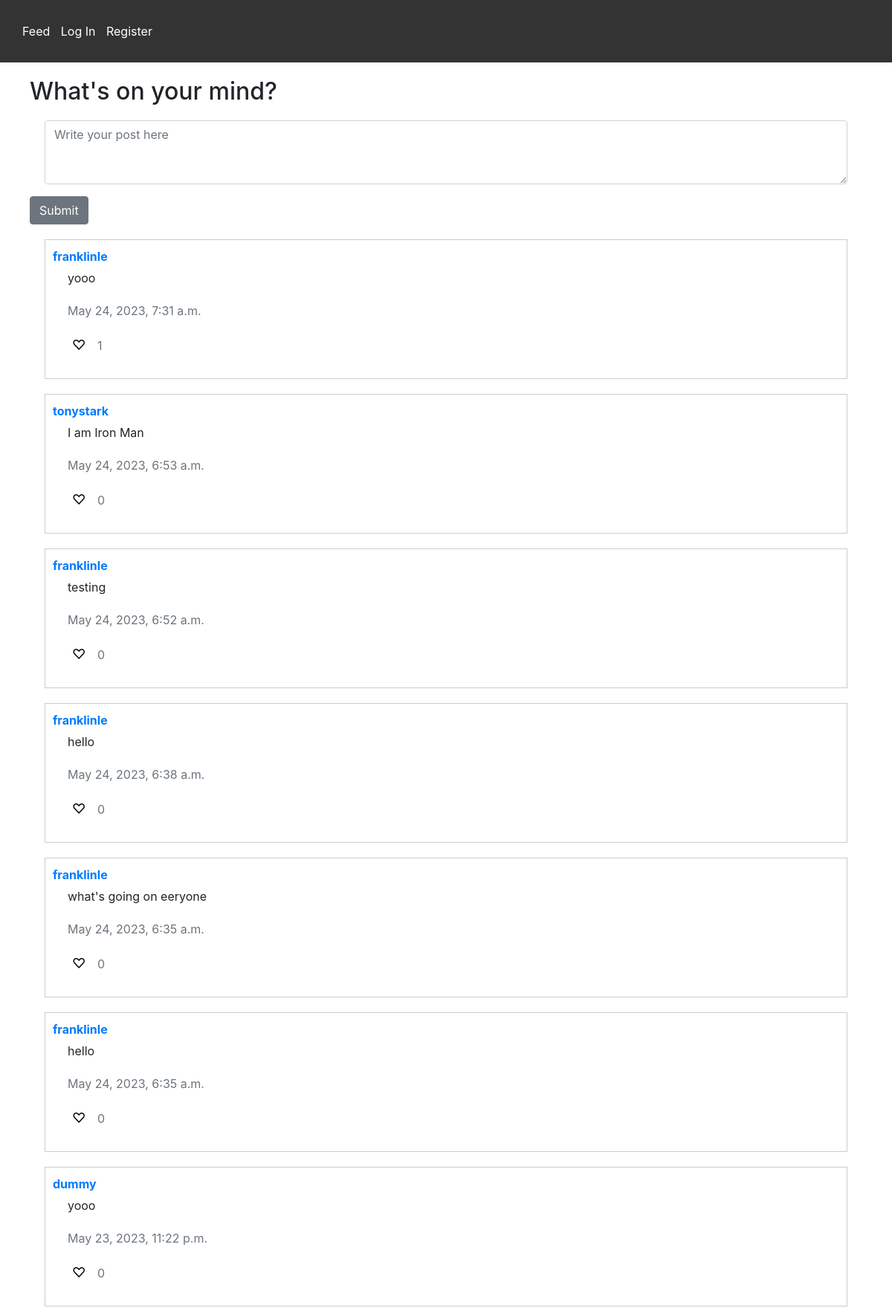
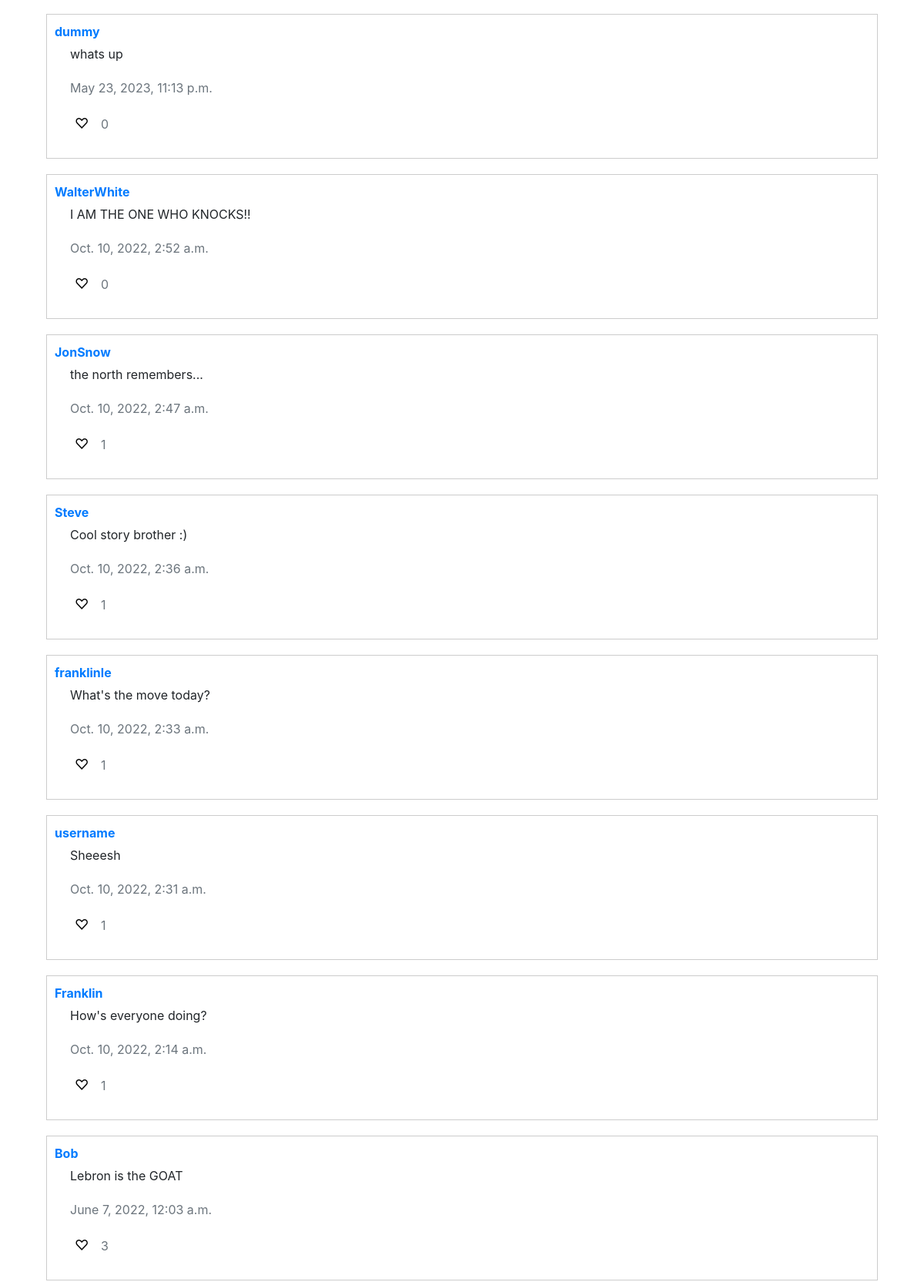
The page / (upper part) on the database its author committed (2 pictures, top to bottom).
### networkApp/models.py (models this page shows)
class Posts(models.Model):
    user = models.ForeignKey(User, on_delete=models.CASCADE, related_name="posts")
    time_posted = models.DateTimeField(default=timezone.now)
    content = models.CharField(max_length=300)
    likes = models.ManyToManyField(User, related_name="like", default=None, blank=True)
    like_count = models.BigIntegerField(default=0)

class User(AbstractUser):
    pass

### networkApp/views.py (the view)
# urls.py: path("", views.index, name="index"),
def index(request):
    start_time = time.time()  # Record the start time
    if request.method == "POST":
        form = PostForm(request.POST)
        if form.is_valid():
            if request.user.is_authenticated == False:
                messages.error(
                    request, "Please register or log in to create a post")
                return HttpResponseRedirect(reverse("index"))
            else:
                currentUser = request.user
                content = form.cleaned_data["content"]
                newPost = Posts(user_id=currentUser.id, content=content)
                newPost.save()
                return HttpResponseRedirect(reverse("index"))
        else:
            return HttpResponse("Error, form not valid")
    else:
        newPostForm = PostForm()
        allPosts = Posts.objects.order_by('-time_posted')
        paginator = Paginator(allPosts, 100)
        page_number = request.GET.get('page', 1)
        try:
            page_obj = paginator.get_page(page_number)
        except EmptyPage:
            page_obj = paginator.get_page(1)
        if request.user.is_authenticated == True:
            currentUserID = User.objects.get(username=request.user).id
        else:
            currentUserID = None
        end_time = time.time()  # Record the end time
        load_time = end_time - start_time
        print(f"Page loaded in {load_time} seconds")  # Print the load time
    return render(request, "networkApp/index.html", {
        "newPostForm": newPostForm,
        "currentUserID": currentUserID,
        "page_obj": page_obj
    })

### networkApp/views.py
class PostForm(forms.Form):
    content = forms.CharField(label="", max_length=300, widget=forms.Textarea(
        attrs={"rows": 5, "cols": 40, "style": 'font-size: small'}))

### networkApp/templates/networkApp/index.html (shortened to what this page needs)
{% extends "networkApp/layout.html" %}  {% block body %}
<div id="new-post-section">
  <h2>What's on your mind?</h2>
  <form action="/" method="post">
    <div class="form-group">
      <textarea class="form-control" name="content" rows="3" placeholder="Write your post here"></textarea>
    </div>
    <button type="submit" class="btn btn-secondary">Submit</button>
  </form>
</div>
  <div class="posts-section">
    {% for post in page_obj %}
    <div id="post-{{ post.id }}" class="post">
      <p>
        <a href="{% url 'profile' post.user %}" data-url="{% url 'editPost' %}"
          ><strong>{{ post.user }}</strong></a
        >
      </p>
      <div id="content-{{ post.id }}" class="post-content">
        {{ post.content }}
      </div>
      <div class="text-muted">{{ post.time_posted }}</div>
      <div>
        <button
          id="like-{{ post.id }}"
          class="like-button"
          value="{{ post.id }}"
          type="button"
        >
          ♡
        </button>
        <span id="like_count_{{post.id}}" class="text-muted"
          >{{ post.like_count }}</span
        >
      </div>
    </div>
    {% endfor %}
  </div>
  {% endblock %}

### networkApp/static/networkApp/styles.css (style rules this page uses)
div { margin: 20px; }
.posts-section { margin-top: 20px; }
.post { background-color: #fff; border: 1px solid #ccc; padding: 10px; margin-bottom: 10px; }
.post p { margin: 0; }
.post-content { margin-top: 5px; }
.text-muted { color: #888; }
.like-button { background-color: transparent; border: none; cursor: pointer; font-size: 18px; margin-right: 5px; }
#new-post-section { margin-bottom: 20px; }
#new-post-section h2 { margin-bottom: 10px; }

### rows shown on the page
Posts: user "franklinle", content "yooo", time_posted "May 24, 2023, 7:31 a.m.", {{ post.id }} 16 (drawn), like_count "1"
Posts: user "tonystark", content "I am Iron Man", time_posted "May 24, 2023, 6:53 a.m.", {{ post.id }} 15 (drawn), like_count "0"
Posts: user "franklinle", content "testing", time_posted "May 24, 2023, 6:52 a.m.", {{ post.id }} 14 (drawn), like_count "0"
Posts: user "franklinle", content "hello", time_posted "May 24, 2023, 6:38 a.m.", {{ post.id }} 13 (drawn), like_count "0"
Posts: user "franklinle", content "what's going on eeryone", time_posted "May 24, 2023, 6:35 a.m.", {{ post.id }} 12 (drawn), like_count "0"
Posts: user "franklinle", content "hello", time_posted "May 24, 2023, 6:35 a.m.", {{ post.id }} 11 (drawn), like_count "0"
Posts: user "dummy", content "yooo", time_posted "May 23, 2023, 11:22 p.m.", {{ post.id }} 10 (drawn), like_count "0"
Posts: user "dummy", content "whats up", time_posted "May 23, 2023, 11:13 p.m.", {{ post.id }} 9 (drawn), like_count "0"
Posts: user "WalterWhite", content "I AM THE ONE WHO KNOCKS!!", time_posted "Oct. 10, 2022, 2:52 a.m.", {{ post.id }} 8 (drawn), like_count "0"
Posts: user "JonSnow", content "the north remembers...", time_posted "Oct. 10, 2022, 2:47 a.m.", {{ post.id }} 7 (drawn), like_count "1"
Posts: user "Steve", content "Cool story brother :)", time_posted "Oct. 10, 2022, 2:36 a.m.", {{ post.id }} 6 (drawn), like_count "1"
Posts: user "franklinle", content "What's the move today?", time_posted "Oct. 10, 2022, 2:33 a.m.", {{ post.id }} 5 (drawn), like_count "1"
Posts: user "username", content "Sheeesh", time_posted "Oct. 10, 2022, 2:31 a.m.", {{ post.id }} 4 (drawn), like_count "1"
Posts: user "Franklin", content "How's everyone doing?", time_posted "Oct. 10, 2022, 2:14 a.m.", {{ post.id }} 3 (drawn), like_count "1"
Posts: user "Bob", content "Lebron is the GOAT", time_posted "June 7, 2022, 12:03 a.m.", {{ post.id }} 2 (drawn), like_count "3"
